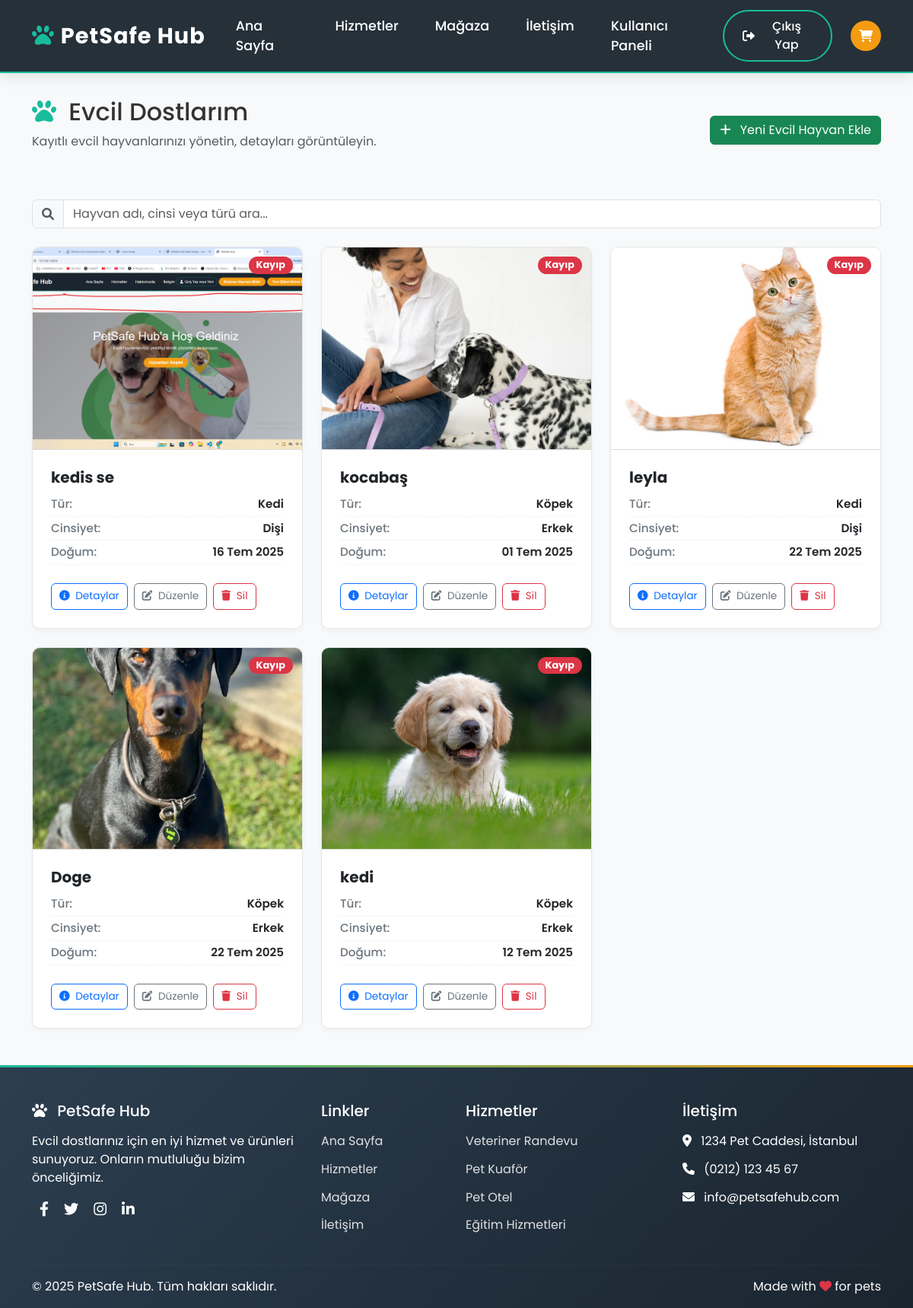
The page /panel/ (signed in) on the database its author committed.
### anahtarlik/models.py (models this page shows, shortened)
class EvcilHayvan(models.Model):
    TUR_SECENEKLERI = [
        ('kopek', 'Köpek'),
        ('kedi', 'Kedi'),
        ('diger', 'Diğer'),
    ]
    CINSIYET_SECENEKLERI = [
        ('erkek', 'Erkek'),
        ('disi', 'Dişi'),
        ('bilinmiyor', 'Bilinmiyor'),
    ]
    ad = models.CharField(max_length=100)
    tur = models.CharField(max_length=20, choices=TUR_SECENEKLERI)
    cins = models.CharField(max_length=100)
    cinsiyet = models.CharField(max_length=20, choices=CINSIYET_SECENEKLERI, default='bilinmiyor')
    dogum_tarihi = models.DateField(null=True, blank=True)
    sahip = models.ForeignKey(Sahip, on_delete=models.CASCADE, related_name='evcil_hayvanlar')
    saglik_notu = models.TextField(blank=True)
    beslenme_notu = models.TextField(blank=True)
    genel_not = models.TextField(blank=True)
    davranis_notu = models.TextField(blank=True)
    kayip_durumu = models.BooleanField(default=False)
    kayip_bildirim_tarihi = models.DateTimeField(null=True, blank=True)
    odul_miktari = models.DecimalField(max_digits=10, decimal_places=2, null=True, blank=True)
    resim = models.ImageField(upload_to='evcil_hayvanlar/', null=True, blank=True)

### anahtarlik/views.py (the view)
# urls.py: path('panel/', views.kullanici_paneli, name='kullanici_paneli'),
@login_required
def kullanici_paneli(request):
    sahip = get_object_or_404(Sahip, kullanici=request.user)
    evcil_hayvanlar = sahip.evcil_hayvanlar.all().order_by('-id')
    paginator = Paginator(evcil_hayvanlar, 6)
    page_number = request.GET.get('page')
    page_obj = paginator.get_page(page_number)
    return render(request, 'anahtarlik/kullanici_paneli.html', {'evcil_hayvanlar': page_obj})

### courseapp/context_processors.py (called while the page is built, shortened)
def sepet_ozeti(request):
    sepet = request.session.get('sepet', {})
    if isinstance(sepet, list):  # Eski liste ise dict'e çevir (hata önle)
        new_sepet = {}
        for pk in sepet:
            new_sepet[str(pk)] = new_sepet.get(str(pk), 0) + 1
        request.session['sepet'] = new_sepet
        sepet = new_sepet
    sepet_items = []
    toplam = 0
    adet = 0
    return {
        'sepet_items': sepet_items,
        'sepet_toplam': toplam,
        'sepet_adet': adet,
    }

### anahtarlik/templates/anahtarlik/kullanici_paneli.html (shortened to what this page needs)
{% extends "ana.html" %}
{% load static %}
{% block content %}
<section class="container my-5" data-aos="fade-up">
    <div class="row mb-5 align-items-center">
        <div class="col-md-8">
            <h2 class="panel-baslik mb-2">
                <i class="fas fa-paw me-2" style="color: var(--secondary-color);"></i> Evcil Dostlarım
            </h2>
            <p class="text-muted">Kayıtlı evcil hayvanlarınızı yönetin, detayları görüntüleyin.</p>
        </div>
        <div class="col-md-4 text-md-end text-center mt-3 mt-md-0">
            <a href="{% url 'add_pet' %}" class="btn btn-success">
                <i class="fas fa-plus me-2"></i> Yeni Evcil Hayvan Ekle
            </a>
        </div>
    </div>
    <div class="mb-4">
        <div class="arama-kutusu input-group">
            <span class="input-group-text"><i class="fas fa-search text-muted"></i></span>
            <input type="text" id="petSearch" class="form-control" placeholder="Hayvan adı, cinsi veya türü ara...">
        </div>
    </div>
    {% if evcil_hayvanlar.object_list %}
    <div class="row row-cols-1 row-cols-md-2 row-cols-lg-3 g-4" id="petList">
        {% for hayvan in evcil_hayvanlar.object_list %}
        <div class="col">
            <div class="hayvan-kart card position-relative">
                {% if hayvan.resim %}
                    <img src="{{ hayvan.resim.url }}" class="hayvan-resim" alt="{{ hayvan.ad }}">
                {% else %}
                    {% if hayvan.tur == 'kopek' %}
                        <img src="{% static 'img/icons/dog-icon.jpg' %}" class="hayvan-resim" alt="Köpek">
                    {% elif hayvan.tur == 'kedi' %}
                        <img src="{% static 'img/icons/cat-icon.jpg' %}" class="hayvan-resim" alt="Kedi">
                    {% else %}
                        <img src="{% static 'img/icons/other-pet.jpg' %}" class="hayvan-resim" alt="Evcil Hayvan">
                    {% endif %}
                {% endif %}
                <span class="durum-etiket badge {% if hayvan.kayip_durumu %}bg-danger{% else %}bg-success{% endif %}">
                    {% if hayvan.kayip_durumu %}Kayıp{% else %}Güvende{% endif %}
                </span>
                <div class="card-body p-4">
                    <h5 class="card-title fw-bold mb-2">{{ hayvan.ad }}</h5>
                    <div class="bilgi-satir">
                        <span class="bilgi-etiket">Tür:</span>
                        <span class="bilgi-deger">{{ hayvan.get_tur_display }}</span>
                    </div>
                    <div class="bilgi-satir">
                        <span class="bilgi-etiket">Cinsiyet:</span>
                        <span class="bilgi-deger">{{ hayvan.get_cinsiyet_display }}</span>
                    </div>
                    {% if hayvan.dogum_tarihi %}
                    <div class="bilgi-satir">
                        <span class="bilgi-etiket">Doğum:</span>
                        <span class="bilgi-deger">{{ hayvan.dogum_tarihi|date:"d M Y" }}</span>
                    </div>
                    {% endif %}
                    <div class="eylem-dugmeleri d-flex mt-4">
                        <a href="{% url 'pet_detail' hayvan.id %}" class="btn btn-outline-primary">
                            <i class="fas fa-info-circle me-1"></i> Detaylar
                        </a>
                        <a href="{% url 'edit_pet' hayvan.id %}" class="btn btn-outline-secondary">
                            <i class="fas fa-edit me-1"></i> Düzenle
                        </a>
                        <a href="{% url 'delete_pet' hayvan.id %}" class="btn btn-outline-danger"
                           onclick="return confirm('Bu evcil hayvanı silmek istediğinize emin misiniz?');">
                            <i class="fas fa-trash me-1"></i> Sil
                        </a>
                    </div>
                </div>
            </div>
        </div>
        {% endfor %}
    </div>
    {% endif %}
</section>
{% endblock %}

### anahtarlik/templates/anahtarlik/kullanici_paneli.html (style rules this page uses)
.hayvan-kart { border: 1px solid #e5e5e5; border-radius: 10px; overflow: hidden; height: 100%; display: flex; flex-direction: column; box-shadow: 0 3px 6px rgba(0, 0, 0, 0.04); transition: 0.3s; }
.hayvan-resim { width: 100%; aspect-ratio: 4 / 3; object-fit: cover; object-position: center; border-bottom: 1px solid #ddd; }
.durum-etiket { position: absolute; top: 12px; right: 12px; padding: 5px 10px; font-size: 0.8rem; border-radius: 15px; }
.bilgi-satir { display: flex; justify-content: space-between; font-size: 0.95rem; padding: 4px 0; border-bottom: 1px dotted #eee; }
.bilgi-etiket { color: #6c757d; font-weight: 500; }
.bilgi-deger { font-weight: 600; color: #212529; }
.eylem-dugmeleri .btn { font-size: 0.85rem; padding: 6px 10px; }
.eylem-dugmeleri { gap: 0.5rem; flex-wrap: wrap; }

### rows shown on the page
EvcilHayvan: resim (picture), kayip_durumu "Kayıp", ad "kedis se", tur "Kedi", cinsiyet "Dişi", dogum_tarihi "16 Tem 2025"
EvcilHayvan: resim (picture), kayip_durumu "Kayıp", ad "kocabaş", tur "Köpek", cinsiyet "Erkek", dogum_tarihi "01 Tem 2025"
EvcilHayvan: kayip_durumu "Kayıp", ad "leyla", tur "Kedi", cinsiyet "Dişi", dogum_tarihi "22 Tem 2025"
EvcilHayvan: resim (picture), kayip_durumu "Kayıp", ad "Doge", tur "Köpek", cinsiyet "Erkek", dogum_tarihi "22 Tem 2025"
EvcilHayvan: kayip_durumu "Kayıp", ad "kedi", tur "Köpek", cinsiyet "Erkek", dogum_tarihi "12 Tem 2025"
